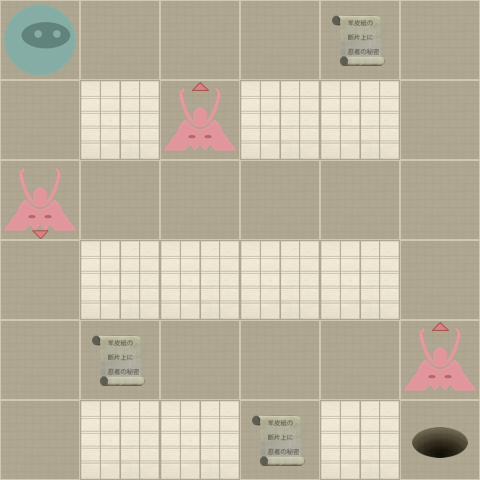

Below is a game level as drawn by its tile map, then a one-line description and the .tmx that defines it (tile-layer data replaced by summaries):
An orthogonal 6x6 tile map with 80x80 px tiles, 2 tile layers (Level, Actors).

<map version="1.0" orientation="orthogonal" width="6" height="6" tilewidth="80" tileheight="80">
 <properties>
  <property name="moves" value="10" />
 </properties>
 <tileset firstgid="1" name="tiles" tilewidth="80" tileheight="80" spacing="2" margin="2">
  <image source="tiles-ipad.png" width="512" height="512" />
  <tile id="0">
   <properties>
    <property name="actor" value="exit" />
   </properties>
  </tile>
  <tile id="2">
   <properties>
    <property name="actor" value="guard" />
    <property name="direction" value="down" />
   </properties>
  </tile>
  <tile id="3">
   <properties>
    <property name="actor" value="guard" />
    <property name="direction" value="left" />
   </properties>
  </tile>
  <tile id="4">
   <properties>
    <property name="actor" value="guard" />
    <property name="direction" value="right" />
   </properties>
  </tile>
  <tile id="5">
   <properties>
    <property name="actor" value="guard" />
    <property name="direction" value="up" />
   </properties>
  </tile>
  <tile id="7">
   <properties>
    <property name="actor" value="player" />
   </properties>
  </tile>
  <tile id="8">
   <properties>
    <property name="actor" value="scroll" />
   </properties>
  </tile>
  <tile id="9">
   <properties>
    <property name="wall" value="1" />
   </properties>
  </tile>
 </tileset>
 <layer name="Level" width="6" height="6">
  <data>[36 cells, 36 non-empty, 2 distinct tile ids]</data>
 </layer>
 <layer name="Actors" width="6" height="6">
  <data>[36 cells, 8 non-empty, 5 distinct tile ids]</data>
 </layer>
</map>
